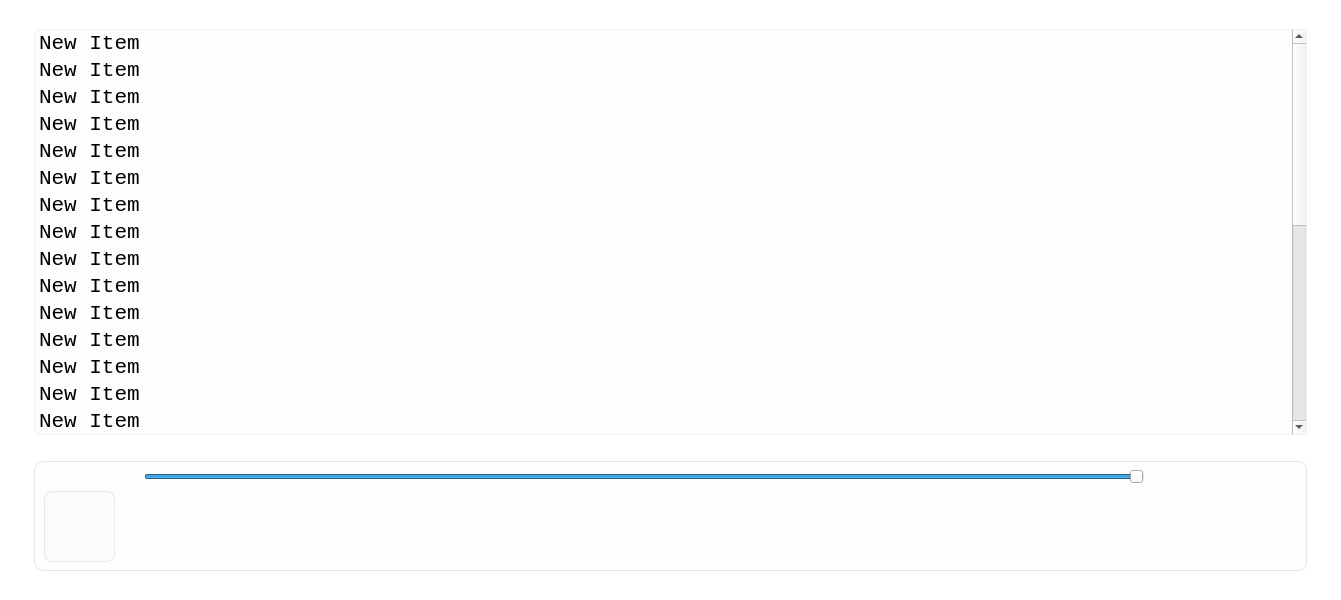
<?xml version="1.0" encoding="UTF-8"?>
<ui version="4.0">
 <class>MainWindow</class>
 <widget class="QMainWindow" name="MainWindow">
  <property name="geometry">
   <rect>
    <x>0</x>
    <y>0</y>
    <width>1341</width>
    <height>600</height>
   </rect>
  </property>
  <property name="minimumSize">
   <size>
    <width>972</width>
    <height>600</height>
   </size>
  </property>
  <property name="windowTitle">
   <string>MainWindow</string>
  </property>
  <property name="styleSheet">
   <string notr="true">QMainWindow{
background-color: qlineargradient(spread:pad, x1:1, y1:1, x2:0, y2:0, stop:0 rgba(79, 125, 165, 255), stop:1 rgba(255, 255, 255, 255));

background-color:rgb(0,0,0,0);

}</string>
  </property>
  <widget class="QWidget" name="centralwidget">
   <layout class="QGridLayout" name="gridLayout">
    <item row="1" column="1">
     <widget class="QLabel" name="label_3">
      <property name="styleSheet">
       <string notr="true">color:rgba(3,3,3,0);</string>
      </property>
      <property name="text">
       <string>Tex</string>
      </property>
     </widget>
    </item>
    <item row="1" column="4">
     <widget class="QLabel" name="label_2">
      <property name="styleSheet">
       <string notr="true">color:rgba(3,3,3,0);</string>
      </property>
      <property name="text">
       <string>Tex</string>
      </property>
     </widget>
    </item>
    <item row="0" column="2">
     <widget class="QLabel" name="label_4">
      <property name="styleSheet">
       <string notr="true">color:rgba(3,3,3,0);</string>
      </property>
      <property name="text">
       <string>Tex</string>
      </property>
     </widget>
    </item>
    <item row="4" column="2">
     <widget class="QLabel" name="label">
      <property name="styleSheet">
       <string notr="true">color:rgba(3,3,3,0);</string>
      </property>
      <property name="text">
       <string>Tex</string>
      </property>
     </widget>
    </item>
    <item row="1" column="2">
     <widget class="QListWidget" name="listmusic">
      <property name="font">
       <font>
        <family>Consolas</family>
        <pointsize>16</pointsize>
       </font>
      </property>
      <property name="styleSheet">
       <string notr="true">QListWidget{
background-color:rgb(249,249,249, 100);
border : 1px solid rgb(217, 217 ,217,100);

border-top-left-radius:8px;
border-bottom-left-radius:8px;
color:black;


}

QListWidget::item{
background-color:rgb(255,255,255,0);;
border : 1px solid rgb(217, 217 ,217, 0);
border-radius:8px;
color:black;
}

QListWidget::item:hover{
background-color:rgb(240, 240, 240, 100);
border : 1px solid rgb(217, 217 ,217, 150);
border-radius:8px;
color:black;
}

QListWidget::item:selected{

background-color:rgb(240, 240, 240, 100);
border : 1px solid rgb(217, 217 ,217,150);
border-radius:8px;
color:black;

}
</string>
      </property>
      <property name="spacing">
       <number>5</number>
      </property>
      <item>
       <property name="text">
        <string>New Item</string>
       </property>
      </item>
      <item>
       <property name="text">
        <string>New Item</string>
       </property>
      </item>
      <item>
       <property name="text">
        <string>New Item</string>
       </property>
      </item>
      <item>
       <property name="text">
        <string>New Item</string>
       </property>
      </item>
      <item>
       <property name="text">
        <string>New Item</string>
       </property>
      </item>
      <item>
       <property name="text">
        <string>New Item</string>
       </property>
      </item>
      <item>
       <property name="text">
        <string>New Item</string>
       </property>
      </item>
      <item>
       <property name="text">
        <string>New Item</string>
       </property>
      </item>
      <item>
       <property name="text">
        <string>New Item</string>
       </property>
      </item>
      <item>
       <property name="text">
        <string>New Item</string>
       </property>
      </item>
      <item>
       <property name="text">
        <string>New Item</string>
       </property>
      </item>
      <item>
       <property name="text">
        <string>New Item</string>
       </property>
      </item>
      <item>
       <property name="text">
        <string>New Item</string>
       </property>
      </item>
      <item>
       <property name="text">
        <string>New Item</string>
       </property>
      </item>
      <item>
       <property name="text">
        <string>New Item</string>
       </property>
      </item>
      <item>
       <property name="text">
        <string>New Item</string>
       </property>
      </item>
      <item>
       <property name="text">
        <string>New Item</string>
       </property>
      </item>
      <item>
       <property name="text">
        <string>New Item</string>
       </property>
      </item>
      <item>
       <property name="text">
        <string>New Item</string>
       </property>
      </item>
      <item>
       <property name="text">
        <string>New Item</string>
       </property>
      </item>
      <item>
       <property name="text">
        <string>New Item</string>
       </property>
      </item>
      <item>
       <property name="text">
        <string>New Item</string>
       </property>
      </item>
      <item>
       <property name="text">
        <string>New Item</string>
       </property>
      </item>
      <item>
       <property name="text">
        <string>New Item</string>
       </property>
      </item>
      <item>
       <property name="text">
        <string>New Item</string>
       </property>
      </item>
      <item>
       <property name="text">
        <string>New Item</string>
       </property>
      </item>
      <item>
       <property name="text">
        <string>New Item</string>
       </property>
      </item>
      <item>
       <property name="text">
        <string>New Item</string>
       </property>
      </item>
      <item>
       <property name="text">
        <string>New Item</string>
       </property>
      </item>
     </widget>
    </item>
    <item row="3" column="2">
     <widget class="QFrame" name="frame">
      <property name="minimumSize">
       <size>
        <width>0</width>
        <height>110</height>
       </size>
      </property>
      <property name="styleSheet">
       <string notr="true">QFrame{
background-color:rgb(249,249,249, 100);
border : 1px solid rgb(217, 217 ,217, 150);
border-radius:8px;



}</string>
      </property>
      <property name="frameShape">
       <enum>QFrame::StyledPanel</enum>
      </property>
      <property name="frameShadow">
       <enum>QFrame::Raised</enum>
      </property>
      <widget class="QLabel" name="btnplay">
       <property name="geometry">
        <rect>
         <x>620</x>
         <y>30</y>
         <width>61</width>
         <height>61</height>
        </rect>
       </property>
       <property name="styleSheet">
        <string notr="true">QLabel{

border:none;border:none;

background-color:none;


}
</string>
       </property>
       <property name="text">
        <string/>
       </property>
       <property name="pixmap">
        <pixmap>../play.png</pixmap>
       </property>
       <property name="scaledContents">
        <bool>true</bool>
       </property>
      </widget>
      <widget class="QLabel" name="lbltime">
       <property name="geometry">
        <rect>
         <x>10</x>
         <y>10</y>
         <width>71</width>
         <height>20</height>
        </rect>
       </property>
       <property name="styleSheet">
        <string notr="true">border:none;

background-color:none;
</string>
       </property>
       <property name="text">
        <string/>
       </property>
      </widget>
      <widget class="QLabel" name="lbltime_2">
       <property name="geometry">
        <rect>
         <x>1150</x>
         <y>10</y>
         <width>61</width>
         <height>16</height>
        </rect>
       </property>
       <property name="styleSheet">
        <string notr="true">border:none;
border:none;

background-color:none;
</string>
       </property>
       <property name="text">
        <string/>
       </property>
      </widget>
      <widget class="QSlider" name="seconds">
       <property name="geometry">
        <rect>
         <x>110</x>
         <y>5</y>
         <width>1000</width>
         <height>22</height>
        </rect>
       </property>
       <property name="minimum">
        <number>1</number>
       </property>
       <property name="maximum">
        <number>100</number>
       </property>
       <property name="value">
        <number>100</number>
       </property>
       <property name="orientation">
        <enum>Qt::Horizontal</enum>
       </property>
      </widget>
      <widget class="QLabel" name="musicimg">
       <property name="geometry">
        <rect>
         <x>10</x>
         <y>30</y>
         <width>71</width>
         <height>71</height>
        </rect>
       </property>
       <property name="text">
        <string/>
       </property>
       <property name="scaledContents">
        <bool>true</bool>
       </property>
      </widget>
      <widget class="QLabel" name="title">
       <property name="geometry">
        <rect>
         <x>100</x>
         <y>23</y>
         <width>411</width>
         <height>41</height>
        </rect>
       </property>
       <property name="font">
        <font>
         <family>Segoe UI</family>
         <pointsize>14</pointsize>
         <weight>75</weight>
         <bold>true</bold>
        </font>
       </property>
       <property name="styleSheet">
        <string notr="true">border:none;

background-color:none;
border:none;</string>
       </property>
       <property name="text">
        <string/>
       </property>
      </widget>
      <widget class="QLabel" name="zir">
       <property name="geometry">
        <rect>
         <x>100</x>
         <y>60</y>
         <width>411</width>
         <height>31</height>
        </rect>
       </property>
       <property name="font">
        <font>
         <family>Segoe UI</family>
         <pointsize>10</pointsize>
         <weight>50</weight>
         <bold>false</bold>
        </font>
       </property>
       <property name="styleSheet">
        <string notr="true">border:none;border:none;

background-color:none;
</string>
       </property>
       <property name="text">
        <string/>
       </property>
      </widget>
      <widget class="QLabel" name="nextplay">
       <property name="geometry">
        <rect>
         <x>700</x>
         <y>47</y>
         <width>31</width>
         <height>31</height>
        </rect>
       </property>
       <property name="styleSheet">
        <string notr="true">QLabel{

border:none;
border:none;

background-color:none;

}
</string>
       </property>
       <property name="text">
        <string/>
       </property>
       <property name="pixmap">
        <pixmap>../next.png</pixmap>
       </property>
       <property name="scaledContents">
        <bool>true</bool>
       </property>
      </widget>
      <widget class="QLabel" name="previusplay">
       <property name="geometry">
        <rect>
         <x>570</x>
         <y>47</y>
         <width>31</width>
         <height>31</height>
        </rect>
       </property>
       <property name="styleSheet">
        <string notr="true">QLabel{

border:none;
border:none;

background-color:none;

}
</string>
       </property>
       <property name="text">
        <string/>
       </property>
       <property name="pixmap">
        <pixmap>../previus.png</pixmap>
       </property>
       <property name="scaledContents">
        <bool>true</bool>
       </property>
      </widget>
      <widget class="QLabel" name="repeatplay">
       <property name="geometry">
        <rect>
         <x>750</x>
         <y>53</y>
         <width>31</width>
         <height>21</height>
        </rect>
       </property>
       <property name="styleSheet">
        <string notr="true">QLabel{

border:none;
border:none;

background-color:none;

}
</string>
       </property>
       <property name="text">
        <string/>
       </property>
       <property name="pixmap">
        <pixmap>../repeat.png</pixmap>
       </property>
       <property name="scaledContents">
        <bool>true</bool>
       </property>
      </widget>
      <widget class="QLabel" name="rand">
       <property name="geometry">
        <rect>
         <x>520</x>
         <y>50</y>
         <width>31</width>
         <height>21</height>
        </rect>
       </property>
       <property name="styleSheet">
        <string notr="true">QLabel{

border:none;
border:none;

background-color:none;

}
</string>
       </property>
       <property name="text">
        <string/>
       </property>
       <property name="pixmap">
        <pixmap>../random_off.png</pixmap>
       </property>
       <property name="scaledContents">
        <bool>true</bool>
       </property>
      </widget>
      <widget class="QLabel" name="repeatplay_2">
       <property name="geometry">
        <rect>
         <x>960</x>
         <y>50</y>
         <width>161</width>
         <height>51</height>
        </rect>
       </property>
       <property name="styleSheet">
        <string notr="true">QLabel{

border:none;
border:none;

background-color:none;

}
</string>
       </property>
       <property name="text">
        <string/>
       </property>
       <property name="pixmap">
        <pixmap>../logo.png</pixmap>
       </property>
       <property name="scaledContents">
        <bool>true</bool>
       </property>
      </widget>
     </widget>
    </item>
    <item row="2" column="2">
     <widget class="QLabel" name="label_5">
      <property name="styleSheet">
       <string notr="true">color:rgba(3,3,3,0);</string>
      </property>
      <property name="text">
       <string>Tex</string>
      </property>
     </widget>
    </item>
   </layout>
  </widget>
 </widget>
 <resources/>
 <connections/>
</ui>
